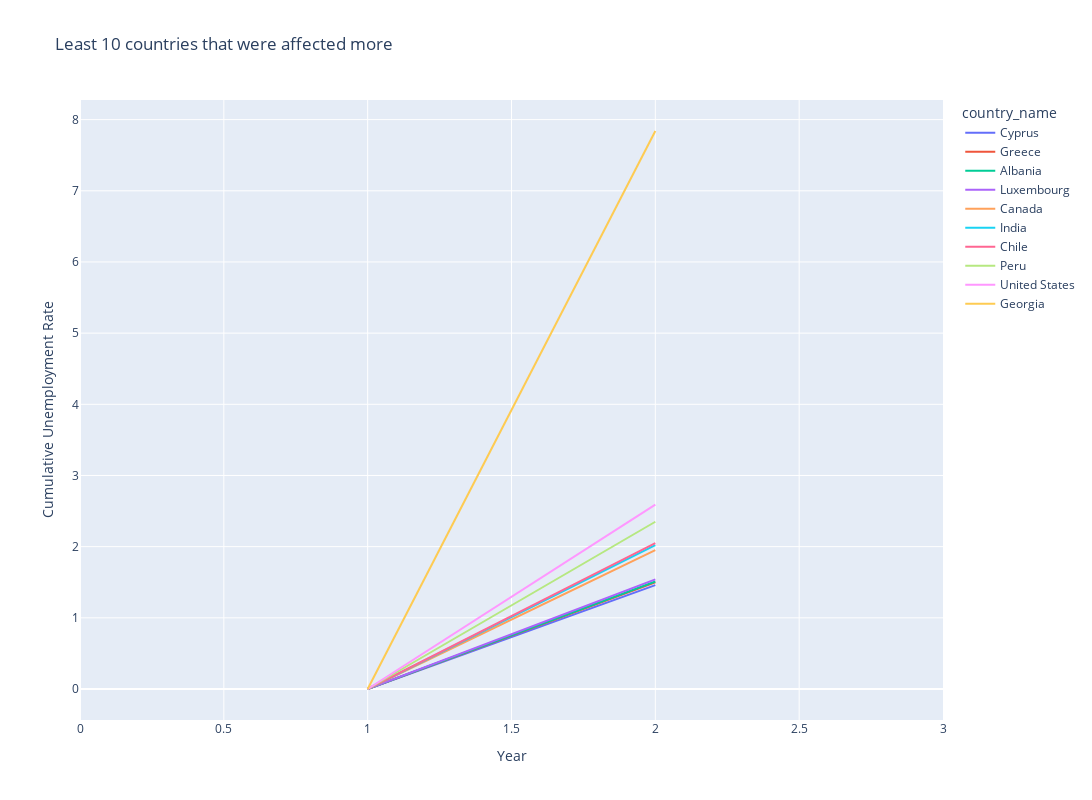

The cell this chart's notebook holds for it:
### Code cell
#retrieving countries through sub-regions

countries=[]
sub_regions=[]
for i in data_last_10['sub_region'].unique():
    countries.append(data_last_10[data_last_10['sub_region']==i]['country_name'])
    sub_regions.append(i)

#for i in range(len(sub_regions)):
for i in range(len(sub_regions)):
    fig = px.line(data_last10[countries[i]],title = 'Least 10 countries that were affected more',
                  labels={'index':'Year','value':'Cumulative Unemployment Rate'},
                  height=800,width=1400
                  )
    fig.show()

### Figure 1 — Plotly figure (JSON) as saved in the notebook; plotly's stock layout.template omitted (floating-point values rounded to 4 significant figures)
{"data": [{"hovertemplate": "country_name=Cyprus<br>Year=%{x}<br>Cumulative Unemployment Rate=%{y}<extra></extra>", "legendgroup": "Cyprus", "line": {"color": "#636efa", "dash": "solid"}, "marker": {"symbol": "circle"}, "mode": "lines", "name": "Cyprus", "orientation": "v", "showlegend": true, "type": "scatter", "x": [0, 1, 2, 3], "xaxis": "x", "y": ["CYP", 0, 1.46, "world"], "yaxis": "y"}, {"hovertemplate": "country_name=Greece<br>Year=%{x}<br>Cumulative Unemployment Rate=%{y}<extra></extra>", "legendgroup": "Greece", "line": {"color": "#EF553B", "dash": "solid"}, "marker": {"symbol": "circle"}, "mode": "lines", "name": "Greece", "orientation": "v", "showlegend": true, "type": "scatter", "x": [0, 1, 2, 3], "xaxis": "x", "y": ["GRC", 0, 1.5, "world"], "yaxis": "y"}, {"hovertemplate": "country_name=Albania<br>Year=%{x}<br>Cumulative Unemployment Rate=%{y}<extra></extra>", "legendgroup": "Albania", "line": {"color": "#00cc96", "dash": "solid"}, "marker": {"symbol": "circle"}, "mode": "lines", "name": "Albania", "orientation": "v", "showlegend": true, "type": "scatter", "x": [0, 1, 2, 3], "xaxis": "x", "y": ["ALB", 0, 1.51, "world"], "yaxis": "y"}, {"hovertemplate": "country_name=Luxembourg<br>Year=%{x}<br>Cumulative Unemployment Rate=%{y}<extra></extra>", "legendgroup": "Luxembourg", "line": {"color": "#ab63fa", "dash": "solid"}, "marker": {"symbol": "circle"}, "mode": "lines", "name": "Luxembourg", "orientation": "v", "showlegend": true, "type": "scatter", "x": [0, 1, 2, 3], "xaxis": "x", "y": ["LUX", 0, 1.54, "world"], "yaxis": "y"}, {"hovertemplate": "country_name=Canada<br>Year=%{x}<br>Cumulative Unemployment Rate=%{y}<extra></extra>", "legendgroup": "Canada", "line": {"color": "#FFA15A", "dash": "solid"}, "marker": {"symbol": "circle"}, "mode": "lines", "name": "Canada", "orientation": "v", "showlegend": true, "type": "scatter", "x": [0, 1, 2, 3], "xaxis": "x", "y": ["CAN", 0, 1.95, "world"], "yaxis": "y"}, {"hovertemplate": "country_name=India<br>Year=%{x}<br>Cumulative Unemployment Rate=%{y}<extra></extra>", "legendgroup": "India", "line": {"color": "#19d3f3", "dash": "solid"}, "marker": {"symbol": "circle"}, "mode": "lines", "name": "India", "orientation": "v", "showlegend": true, "type": "scatter", "x": [0, 1, 2, 3], "xaxis": "x", "y": ["IND", 0, 2.02, "world"], "yaxis": "y"}, {"hovertemplate": "country_name=Chile<br>Year=%{x}<br>Cumulative Unemployment Rate=%{y}<extra></extra>", "legendgroup": "Chile", "line": {"color": "#FF6692", "dash": "solid"}, "marker": {"symbol": "circle"}, "mode": "lines", "name": "Chile", "orientation": "v", "showlegend": true, "type": "scatter", "x": [0, 1, 2, 3], "xaxis": "x", "y": ["CHL", 0, 2.05, "world"], "yaxis": "y"}, {"hovertemplate": "country_name=Peru<br>Year=%{x}<br>Cumulative Unemployment Rate=%{y}<extra></extra>", "legendgroup": "Peru", "line": {"color": "#B6E880", "dash": "solid"}, "marker": {"symbol": "circle"}, "mode": "lines", "name": "Peru", "orientation": "v", "showlegend": true, "type": "scatter", "x": [0, 1, 2, 3], "xaxis": "x", "y": ["PER", 0, 2.35, "world"], "yaxis": "y"}, {"hovertemplate": "country_name=United States<br>Year=%{x}<br>Cumulative Unemployment Rate=%{y}<extra></extra>", "legendgroup": "United States", "line": {"color": "#FF97FF", "dash": "solid"}, "marker": {"symbol": "circle"}, "mode": "lines", "name": "United States", "orientation": "v", "showlegend": true, "type": "scatter", "x": [0, 1, 2, 3], "xaxis": "x", "y": ["USA", 0, 2.59, "world"], "yaxis": "y"}, {"hovertemplate": "country_name=Georgia<br>Year=%{x}<br>Cumulative Unemployment Rate=%{y}<extra></extra>", "legendgroup": "Georgia", "line": {"color": "#FECB52", "dash": "solid"}, "marker": {"symbol": "circle"}, "mode": "lines", "name": "Georgia", "orientation": "v", "showlegend": true, "type": "scatter", "x": [0, 1, 2, 3], "xaxis": "x", "y": ["GEO", 0, 7.84, "world"], "yaxis": "y"}], "layout": {"height": 800, "legend": {"title": {"text": "country_name"}, "tracegroupgap": 0}, "title": {"text": "Least 10 countries that were affected more"}, "width": 1400, "xaxis": {"anchor": "y", "domain": [0, 1], "title": {"text": "Year"}}, "yaxis": {"anchor": "x", "domain": [0, 1], "title": {"text": "Cumulative Unemployment Rate"}}}}
